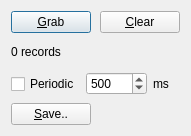
<ui version="4.0" >
 <class>Grab_Window</class>
 <widget class="QDialog" name="Grab_Window" >
  <property name="geometry" >
   <rect>
    <x>0</x>
    <y>0</y>
    <width>191</width>
    <height>136</height>
   </rect>
  </property>
  <property name="windowTitle" >
   <string>Grab</string>
  </property>
  <layout class="QVBoxLayout" >
   <item>
    <layout class="QHBoxLayout" >
     <item>
      <widget class="QPushButton" name="grab" >
       <property name="text" >
        <string>&amp;Grab</string>
       </property>
       <property name="default" >
        <bool>true</bool>
       </property>
      </widget>
     </item>
     <item>
      <spacer>
       <property name="orientation" >
        <enum>Qt::Horizontal</enum>
       </property>
       <property name="sizeHint" >
        <size>
         <width>40</width>
         <height>20</height>
        </size>
       </property>
      </spacer>
     </item>
     <item>
      <widget class="QPushButton" name="clear" >
       <property name="text" >
        <string>&amp;Clear</string>
       </property>
      </widget>
     </item>
    </layout>
   </item>
   <item>
    <widget class="QLabel" name="num_records" >
     <property name="text" >
      <string>0 records</string>
     </property>
    </widget>
   </item>
   <item>
    <layout class="QHBoxLayout" >
     <item>
      <widget class="QCheckBox" name="periodic" >
       <property name="text" >
        <string>Periodic</string>
       </property>
      </widget>
     </item>
     <item>
      <widget class="QSpinBox" name="period" >
       <property name="maximum" >
        <number>10000</number>
       </property>
       <property name="value" >
        <number>500</number>
       </property>
      </widget>
     </item>
     <item>
      <widget class="QLabel" name="label" >
       <property name="text" >
        <string>ms</string>
       </property>
      </widget>
     </item>
    </layout>
   </item>
   <item>
    <layout class="QHBoxLayout" >
     <item>
      <widget class="QPushButton" name="save" >
       <property name="text" >
        <string>&amp;Save..</string>
       </property>
      </widget>
     </item>
     <item>
      <spacer>
       <property name="orientation" >
        <enum>Qt::Horizontal</enum>
       </property>
       <property name="sizeHint" >
        <size>
         <width>40</width>
         <height>20</height>
        </size>
       </property>
      </spacer>
     </item>
    </layout>
   </item>
  </layout>
 </widget>
 <resources/>
 <connections/>
</ui>
